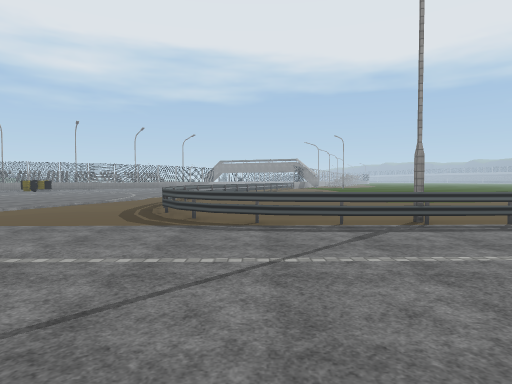
view 1 (above)

24 first-person views from a walk through a 3-D level made in the Unity game engine. The camera is 1.5 m above the floor, tilts 2° down and sees 75° across. Doors are open. The floor is counted in squares, 2 m on a side. Each view is taken from the middle of a square. On the plan, view 1 faces up. The plan holds only what a view shows up to about 11 squares ahead; the rest is blank. The place goes on beyond the plan. The player is left out. Some surface patterns are stand-ins.

view 2
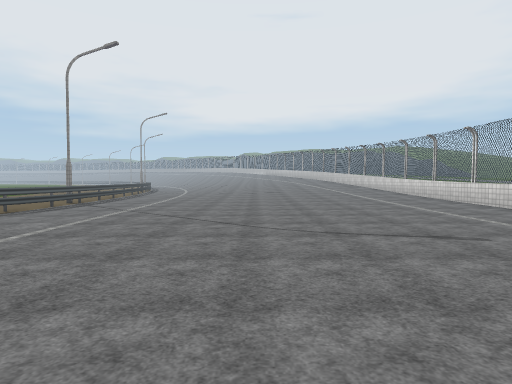

view 3
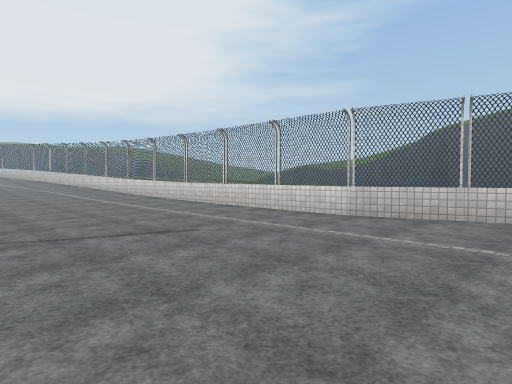

view 4
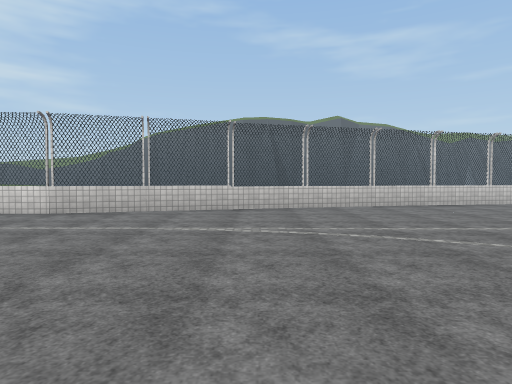

view 5
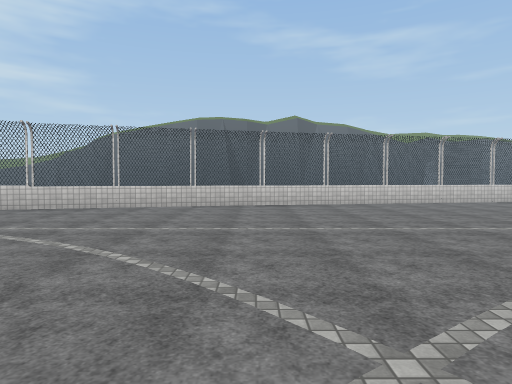

view 6
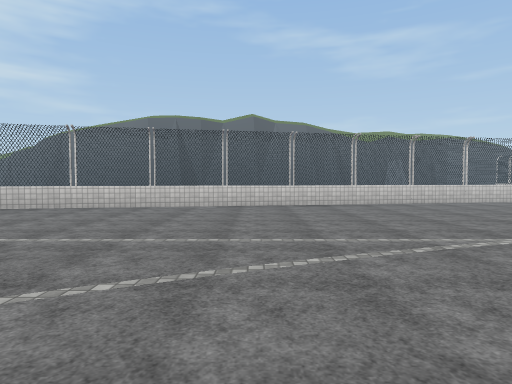

view 7
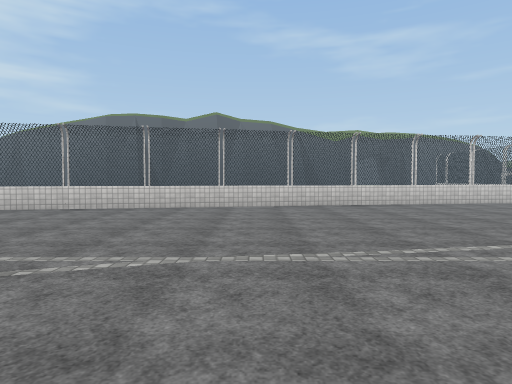

view 8
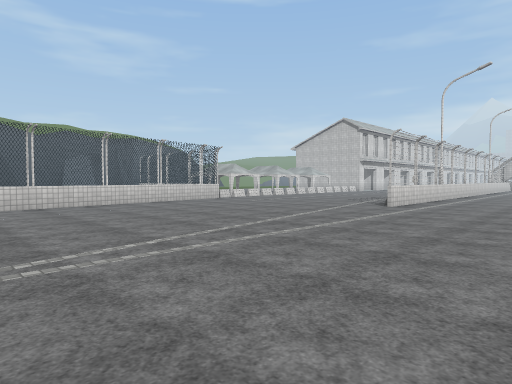

view 9
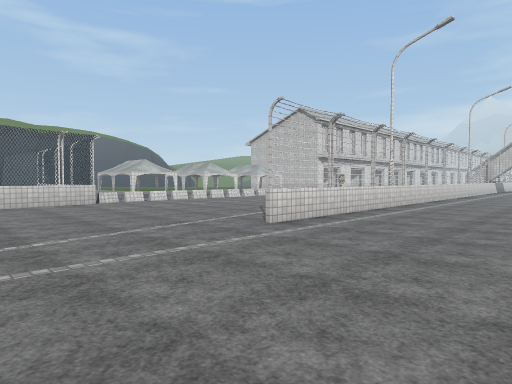

view 10
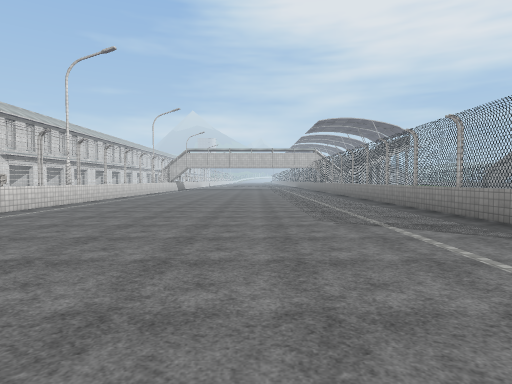

view 11
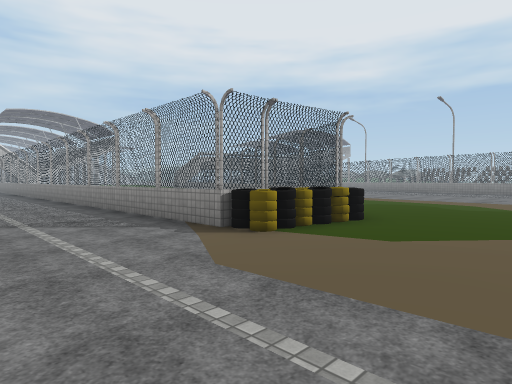

view 12
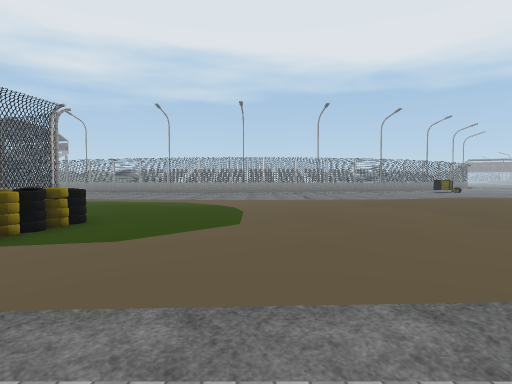

view 13
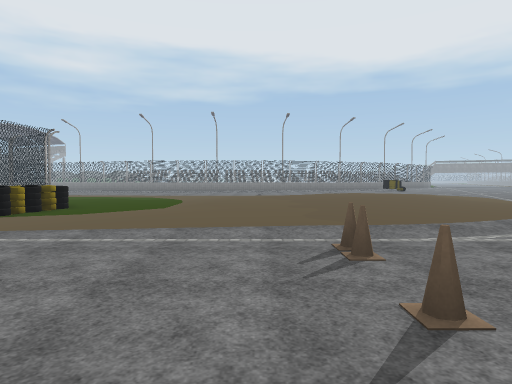

view 14
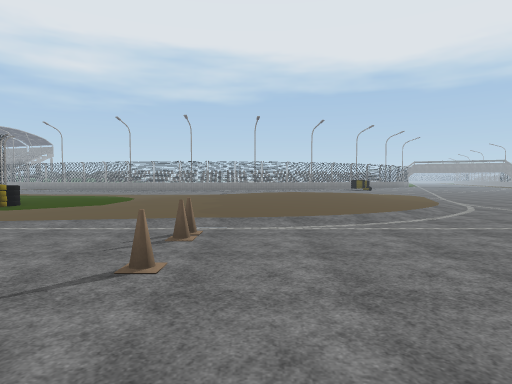

view 15
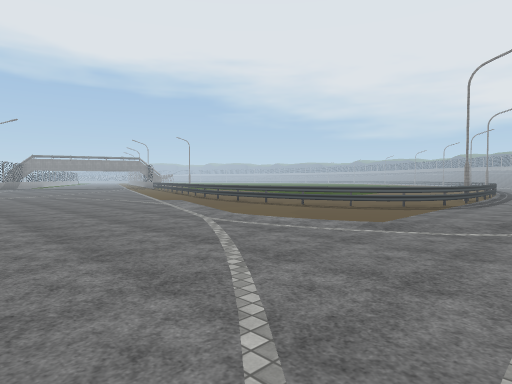

view 16
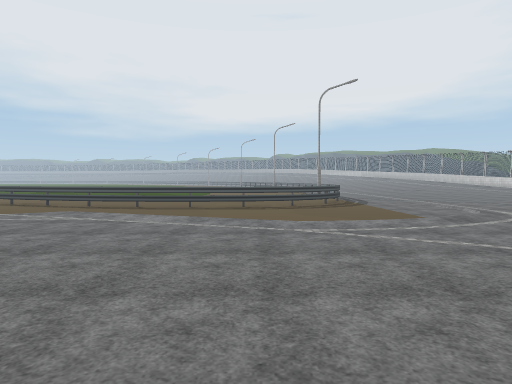

view 17
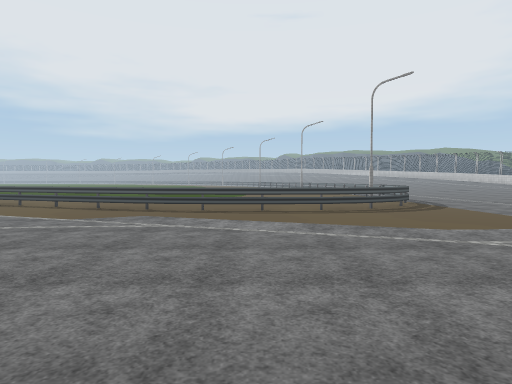

view 18
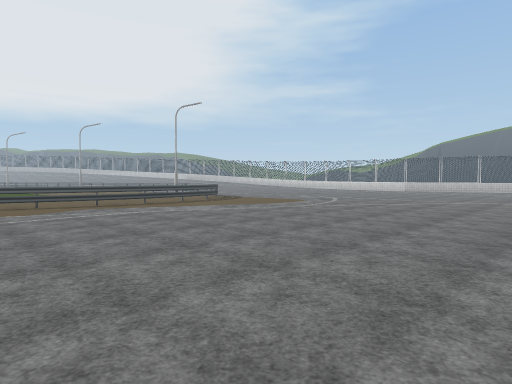

view 19
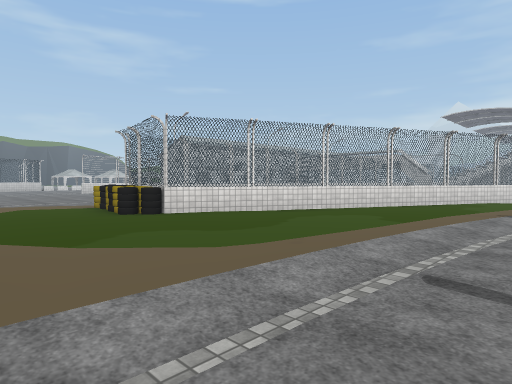

view 20
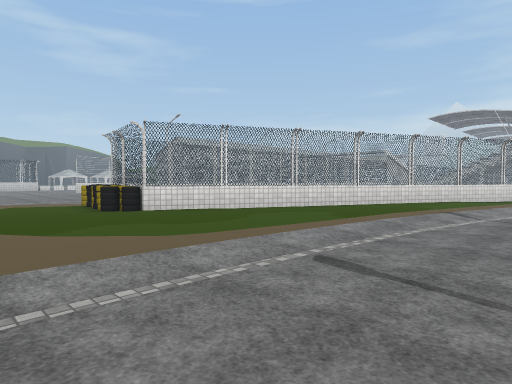

view 21
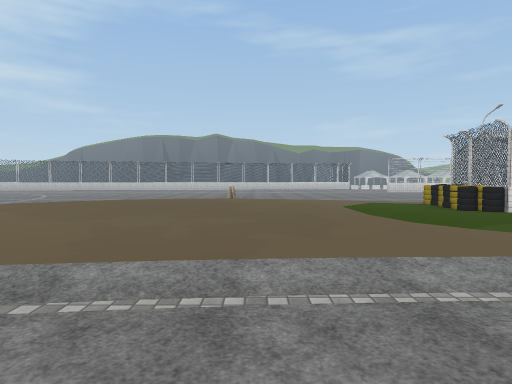

view 22
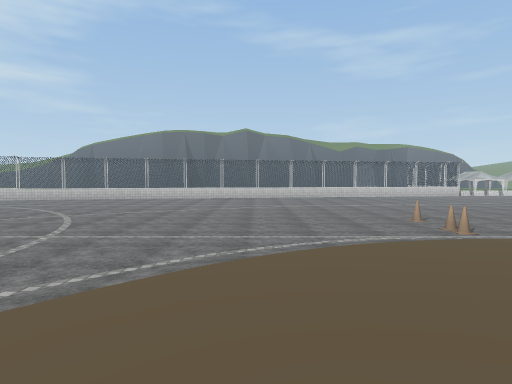

view 23
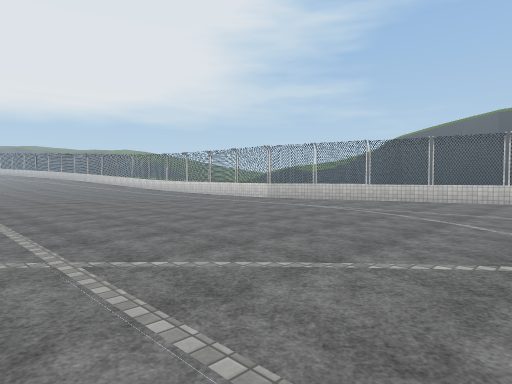

view 24
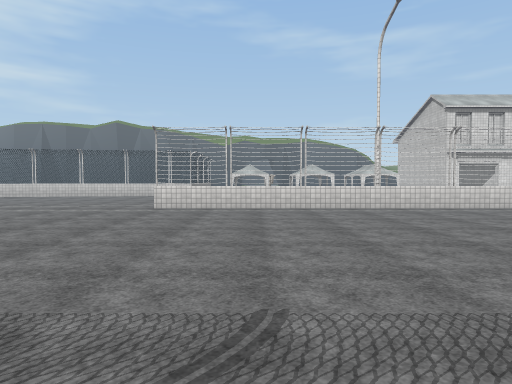

### Floor plan
Key: @ floor where view 1 was taken; # wall or solid block; . main floor; : floor 0.25 m higher than the main floor; + floor 0.5 m higher than the main floor; / step, stairs or slope; = window, fence, low wall or low ledge; O other object.
Columns run from 40 left of view 1 to 3 right of it. Each row starts with its distance up from view 1.
 16          ..... .           ......  ...=
 15    /.............          ...........=..
 14  ....:///.........         ...........=..
 13 =..........::::::::        ...........=..
 12 #==..........::::::        ......../..=.
 11    ==........::::+/+        ..........=..
 10      ==......:::+++++/::    ..........=.
  9        ==....::+++++/::/..  ..........=.
  8          ==..::+++++:::/..  ..........=..
  7          #=...::+++:::/..   ....../....=...
  6  =========...::::::::/..    ....../.....===#
  5 .............:::::::/...     ...............
  4 ...............::://..... .........//.......
  3  ...............O...........................
  2  ...............O...........................
  1  ...............O...........................
  0  ........... ...........................@...
 -1 ............................................
 -2 ............................................
 -3 ...........................................:
 -4 ...........................................:
 -5 =======...................................::
 -6       ...............................=======
 -7      ...........................=====
 -8     .........................===
 -9     ....................=====
-10     ...............=#===
-11      .........#=#=#
-12       ..==#=#=
-13        ##

Positions as (right, up) in squares from view 1, and headings:
1: (0, 0), facing up
2: (-8, 0), facing right
3: (-8, 0), facing down-right
4: (-9, 1), facing down
5: (-14, 1), facing down
6: (-19, 0), facing down
7: (-23, -1), facing down
8: (-24, -1), facing down-left
9: (-29, -1), facing down-left
10: (-28, 1), facing left
11: (-27, 2), facing up-left
12: (-27, 2), facing up
13: (-25, -1), facing up
14: (-23, -2), facing up
15: (-11, 3), facing up-right
16: (-12, 9), facing right
17: (-11, 11), facing right
18: (-13, 16), facing down-right
19: (-27, 15), facing down-left
20: (-27, 16), facing down-left
21: (-25, 16), facing down
22: (-20, 9), facing down
23: (-14, 4), facing down-right
24: (-36, 4), facing down
